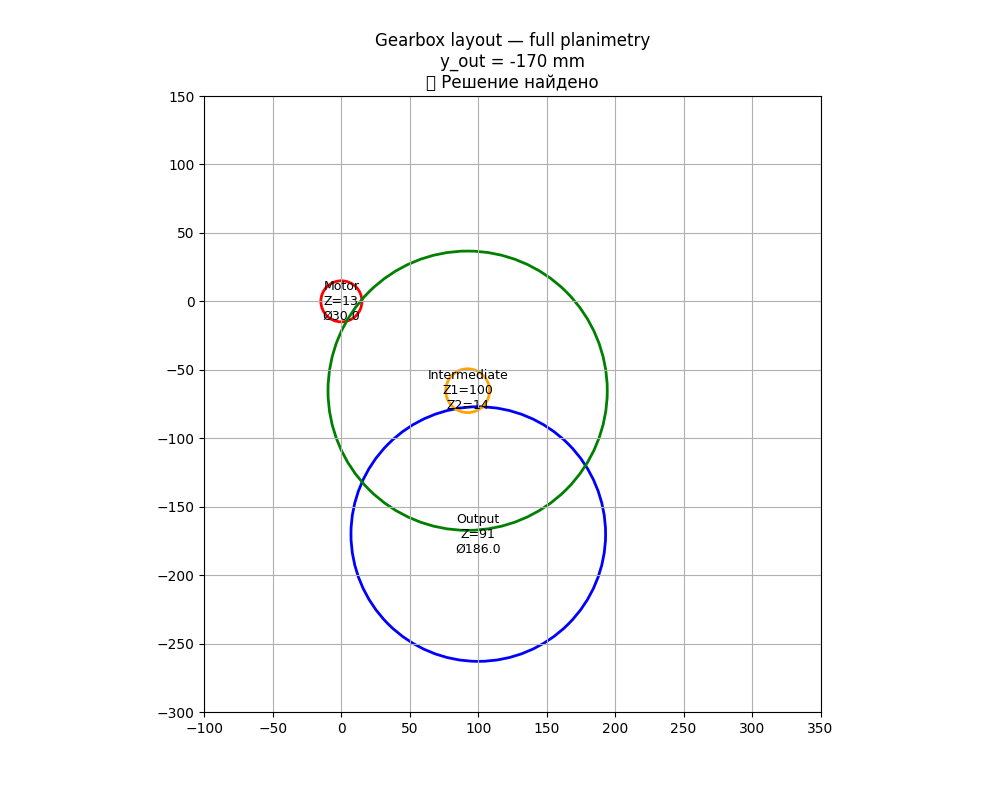

This figure's Python source:
#!/usr/bin/env python3

import matplotlib.pyplot as plt
import math
from scipy.optimize import fsolve
import pandas as pd

# Параметры
m = 2  # модуль
z_motor = 13
z_stage1 = 100
z_stage2 = 14
z_out = 91

# Функции расчёта геометрии шестерён
def gear_dims(z, m):
    d = m * z
    da = d + 2 * m
    df = d - 2.5 * m
    return round(d, 2), round(da, 2), round(df, 2)

# Размеры
motor_d, motor_da, motor_df = gear_dims(z_motor, m)
stage1_d, stage1_da, stage1_df = gear_dims(z_stage1, m)
stage2_d, stage2_da, stage2_df = gear_dims(z_stage2, m)
out_d, out_da, out_df = gear_dims(z_out, m)

# Межосевые расстояния
a_motor_stage1 = (motor_d + stage1_d) / 2
a_stage1_out = (stage2_d + out_d) / 2

R1 = a_motor_stage1
R2 = a_stage1_out

# Решение планиметрии
def solve_planimetry(y_out_input):
    def equations(vars):
        x_out, x_i, y_i = vars
        eq1 = (x_i - 0)**2 + (y_i - 0)**2 - R1**2
        eq2 = (x_i - x_out)**2 + (y_i - y_out_input)**2 - R2**2
        eq3 = x_out - 100
        return [eq1, eq2, eq3]

    initial_guess = [200, R1 / 2, -R1 / 2]
    solution = fsolve(equations, initial_guess)
    x_out_sol, x_i_sol, y_i_sol = solution

    res = equations(solution)
    if max(abs(r) for r in res[:2]) > 1e-3:
        return None, "⚠️ Нет точного решения"

    coords = {
        'Motor': (0.0, 0.0),
        'Intermediate': (round(x_i_sol, 2), round(y_i_sol, 2)),
        'Output': (round(x_out_sol, 2), round(y_out_input, 2))
    }
    return coords, "✅ Решение найдено"

# Функция для отрисовки
def solve_and_draw(y_out_input):
    coords_planimetry, result_text = solve_planimetry(y_out_input)

    fig, ax = plt.subplots(figsize=(10, 8))

    motor_circle = plt.Circle((0, 0), motor_da / 2, color='red', fill=False, linewidth=2)
    ax.add_artist(motor_circle)
    ax.text(0, 0, f"Motor\nZ={z_motor}\nØ{motor_da:.1f}", ha='center', va='center', fontsize=9)

    if coords_planimetry:
        x_out_sol = coords_planimetry['Output'][0]
        out_circle = plt.Circle((x_out_sol, y_out_input), out_da / 2, color='blue', fill=False, linewidth=2)
        ax.add_artist(out_circle)
        ax.text(x_out_sol, y_out_input, f"Output\nZ={z_out}\nØ{out_da:.1f}", ha='center', va='center', fontsize=9)

        xi, yi = coords_planimetry['Intermediate']
        inter_circle_stage1 = plt.Circle((xi, yi), stage1_da / 2, color='green', fill=False, linewidth=2)
        inter_circle_stage2 = plt.Circle((xi, yi), stage2_da / 2, color='orange', fill=False, linewidth=2)
        ax.add_artist(inter_circle_stage1)
        ax.add_artist(inter_circle_stage2)
        ax.text(xi, yi, f"Intermediate\nZ1={z_stage1}\nZ2={z_stage2}", ha='center', va='center', fontsize=9)

    ax.set_aspect('equal')
    ax.set_xlim(-100, 350)
    ax.set_ylim(-300, 150)
    plt.grid(True)
    plt.title(f"Gearbox layout — full planimetry\ny_out = {y_out_input} mm\n{result_text}")

    plt.show()

    # Таблица параметров + координат
    if coords_planimetry:
        df_dims = pd.DataFrame([
            ['Motor', z_motor, motor_d, motor_da, motor_df, coords_planimetry['Motor'][0], coords_planimetry['Motor'][1]],
            ['Intermediate (stage1)', z_stage1, stage1_d, stage1_da, stage1_df, coords_planimetry['Intermediate'][0], coords_planimetry['Intermediate'][1]],
            ['Intermediate (stage2)', z_stage2, stage2_d, stage2_da, stage2_df, coords_planimetry['Intermediate'][0], coords_planimetry['Intermediate'][1]],
            ['Output', z_out, out_d, out_da, out_df, coords_planimetry['Output'][0], coords_planimetry['Output'][1]]
        ], columns=['Gear', 'Z (teeth)', 'Pitch diameter d (mm)', 'Outer diameter da (mm)', 'Root diameter df (mm)', 'Center X (mm)', 'Center Y (mm)'])

        print(df_dims)

if __name__ == "__main__":
    # Вызов функции с нужным параметром
    solve_and_draw(-170)
